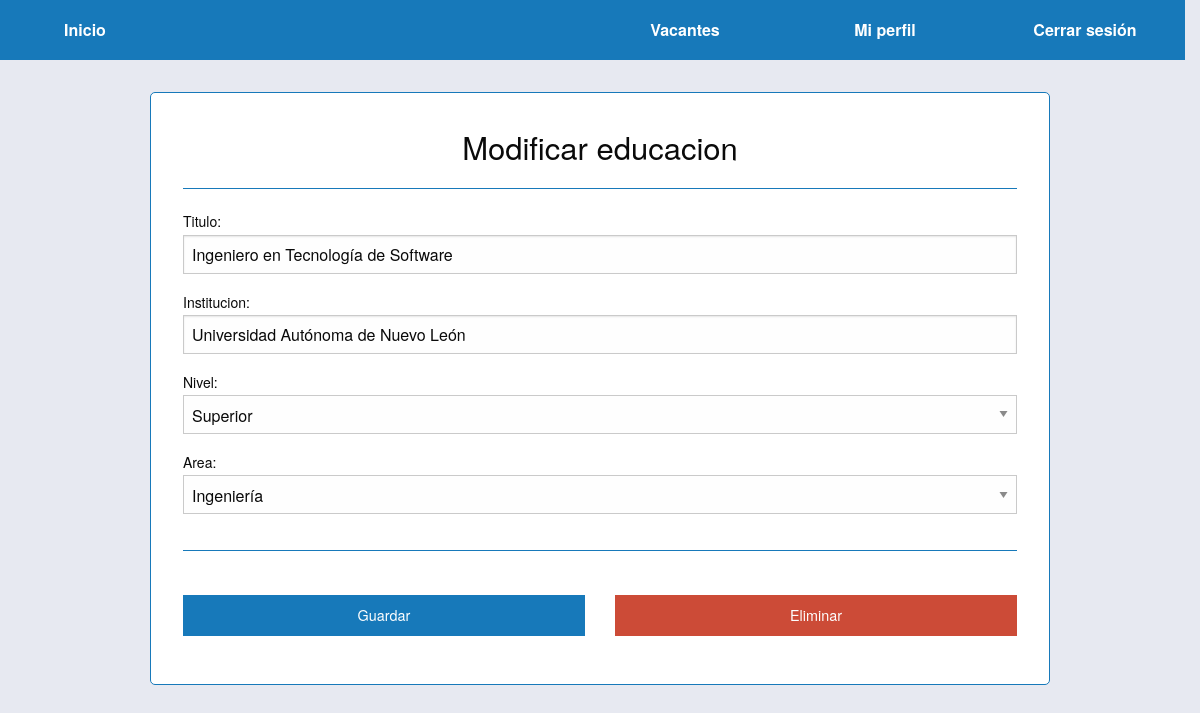
The page /usuario/17/educacion/23 (signed in) on the database its author committed.
### main/models.py (models this page shows, shortened)
class Educacion_Usuario(models.Model):
    usuario = models.ForeignKey(Usuario, on_delete=models.CASCADE)
    titulo = models.CharField(max_length=64)
    institucion = models.CharField(max_length=64)
    nivel = models.ForeignKey(Nivel_Educativo, on_delete=models.CASCADE)
    area = models.ForeignKey(Area_Educativa, on_delete=models.CASCADE, null=True)

class Nivel_Educativo(models.Model):
    nivel = models.CharField(max_length=50)
    def __str__(self):
        return self.nivel

class Area_Educativa(models.Model):
    area = models.CharField(max_length=50)
    def __str__(self):
        return self.area

### main/views.py (the view)
# urls.py: path('usuario/<int:usuario_id>/educacion/<int:educacion_id>', views.modificar_educacion_usuario, name='modificar_educacion_usuario'),
def modificar_educacion_usuario(request, usuario_id, educacion_id):
    if 'id' in request.session:
        if request.session['id'] == usuario_id:
            if request.method == 'POST':
                educacion = Educacion_Usuario.objects.get(id=educacion_id)
                educacion_form = EducacionUsuarioForm(request.POST, instance=educacion)
                educacion_form.save()
                return redirect('/usuario/' + str(request.session['id']))
            else:
                educacion = Educacion_Usuario.objects.get(id=educacion_id)
                educacion_form = EducacionUsuarioForm(instance=educacion)
                context = {
                    'educacion_form': educacion_form,
                    'educacion_id': educacion_id,
                }
                return render(request, 'main/registro/modificar/usuario/educacion.html', context)
    return redirect('index')

### main/forms.py
class EducacionUsuarioForm(ModelForm):
    class Meta:
        model = Educacion_Usuario
        exclude = ['usuario']
        fields = ['usuario', 'titulo', 'institucion', 'nivel', 'area']

### main/templates/main/registro/modificar/usuario/educacion.html (shortened to what this page needs)
{% extends "main/main.html" %}
{% block content %}
    <form class="grid-x align-center" action="/usuario/{{request.session.id}}/educacion/{{educacion_id}}" method="POST">
        <div class="cell medium-9 small-11">
            <div class="container">
                <h3>Modificar educacion</h3>
                <hr class="black-hr">
                {{educacion_form}}
                <hr><br>
                <div class="grid-x grid-margin-x">
                    <div class="cell large-6">
                        <input type="submit" class="button expanded" value="Guardar">
                    </div>
                    <div class="cell large-6">
                        <a href="{{educacion_id}}/eliminar" class="button expanded alert">Eliminar</a>
                    </div>
                </div>
            </div>
        </div>
    </form>
{% endblock %}

### main/static/main/css/app.css (style rules this page uses)
body { background-color: rgb(231, 233, 241); }
h1, h2, h3, h4 { text-align: center; }
hr { border-top: 1px solid #1779ba; border-bottom: none; }
.container { border: 1px solid #1779ba; border-radius: 5px; padding: 2em; background-color: white; max-width: 1100px; word-wrap: break-word; }

### rows shown on the page
Educacion_Usuario: titulo "Ingeniero en Tecnología de Software", institucion "Universidad Autónoma de Nuevo León"
Nivel_Educativo: nivel "Superior"
Area_Educativa: area "Ingeniería"
